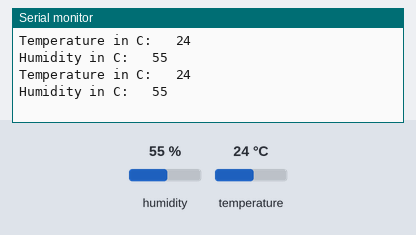
Recording of a sketch running on a simulated Arduino Uno, built with avr-gcc and run on an emulated ATmega328P. Parts: the last lines printed to the serial monitor. The test bench sets the inputs (shaded band); at power-on: humidity 55 %, temperature 24 °C.

Above: at 2.7 s.
2.8 s: humidity set to 22 %
At 5.3 s:
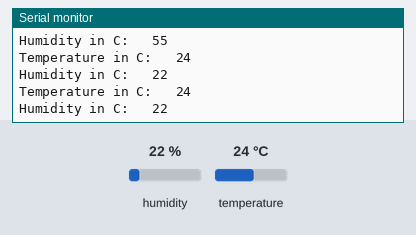
5.5 s: temperature set to 12 °C
At 7.0 s:
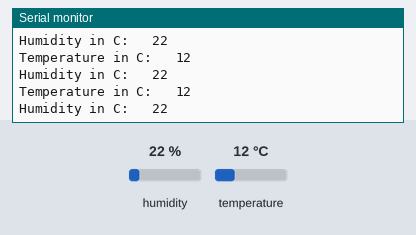
8.2 s: humidity set to 40 %
At 10.4 s:
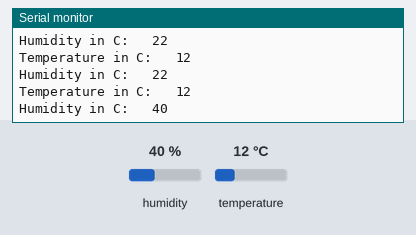
Timing chart, 0 to 11.9 s (numbered marks = the images above; inputs shaded):
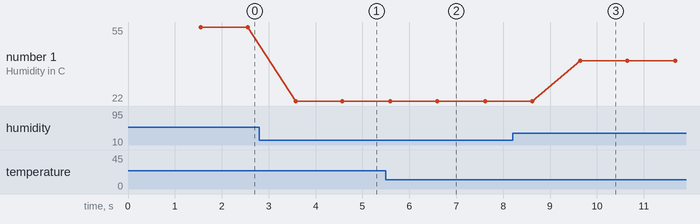

Measured:
- after the input at 2.8 s, the serial monitor: prints a new line after 0.77 s (image 1)
- after the input at 5.5 s, the serial monitor: prints a new line after 0.07 s (image 2)
- after the input at 8.2 s, the serial monitor: prints a new line after 1.4 s (image 3)
- plotted number 1: 55 → 22 after the input at 2.8 s, 22 → 40 after the input at 8.2 s

The sketch:

esp8266_humidity_temp.ino
```cpp
// TECHATRONIC.COM
// DHT11 LIBRARY
// https://github.com/adafruit/DHT-sensor-library
#include "DHT.h"
DHT dht2(2, DHT11);
void setup() {
  delay(1500);
  Serial.begin(9600);
}
void loop() {
  int h = dht2.readHumidity();
  int t = dht2.readTemperature();
  Serial.print("Temperature in C:   ");
  Serial.println(t);
  Serial.print("Humidity in C:   ");
  Serial.println(h);
  delay(1000);
}
```
